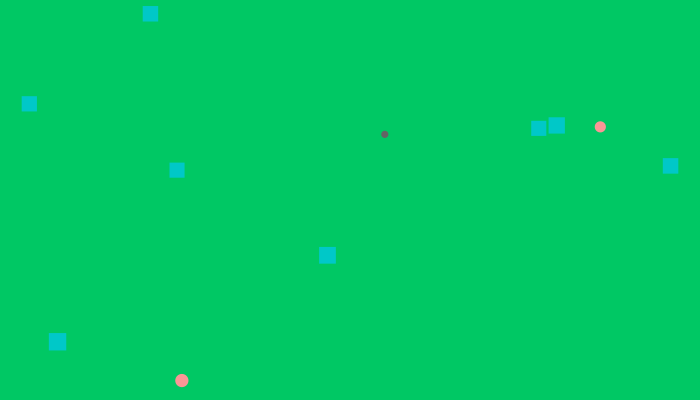
Frame 1 (no input)
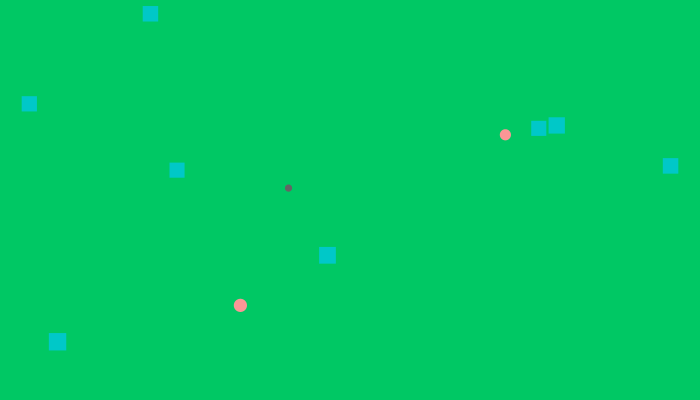
Frame 60 (the mouse pressed at the canvas centre just before this capture)
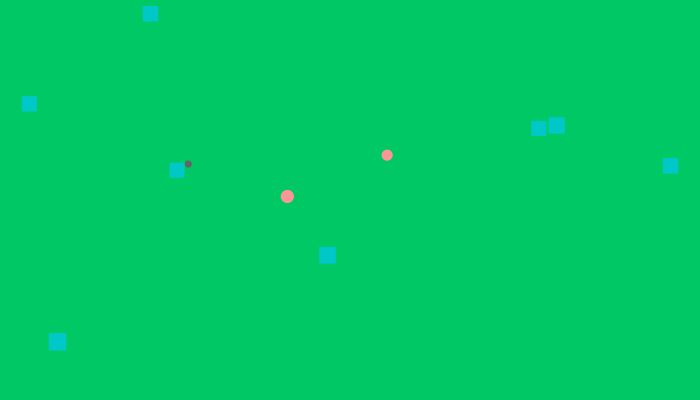
Frame 120 (the mouse held since frame 60 and released just before this capture)

The Processing sketch that drew these frames (run headless with seeded random() and noise(); from frame 60 on, the mouse is pressed at the canvas centre):

// Processing sketch: sketch_02_Foxes_Rabbits
// ── sketch_02_Foxes_Rabbits.pde
Animal[] foxes;
Animal[] rabbits;
Animal[] carrots;

PVector attraction;
PVector repoltion;

void setup(){
  size(700,400);
  background(0, 200, 0);
  
  attraction = new PVector(0,0);
  repoltion = new PVector(0,0);
  
  foxes = new Animal [2];
  rabbits = new Animal[1];
  carrots = new Animal[8];
  
  //Initialize
  for(int i=0; i<foxes.length; i++){
    foxes[i] = new Animal(random(10,15), "Fox");
  }
  for(int i=0; i<rabbits.length; i++){
    rabbits[i] = new Animal(random(5,10), "Rabbit");
  } 
  for(int i=0; i<carrots.length; i++){
    carrots[i] = new Animal(random(15,20), "Carrot");
  }
  
  
  // set prey and predators
  for(Animal f : foxes){
     for(Animal r : rabbits){  
       f.food.add(r);
       r.predator.add(f);
       for(Animal c : carrots){
         r.food.add(c);
         c.predator.add(r);
       }
     }
  }
  
  
}

void draw(){
  background(0, 200,100);
  
  for( Animal f : foxes){
    animalAttraction(f);
  }
  
  for( Animal r : rabbits){
   animalAttraction(r);
  }
  
  for( Animal c : carrots){
   animalAttraction(c);
  }
  
  
  
  for(Animal f : foxes){
    f.update();
    f.display();
  }
  
  for(Animal r : rabbits){
    r.update();
    r.display();
  }
  
  for(Animal c : carrots){
    c.display();
  }
}

void animalAttraction(Animal a){
    for(int i=0; i < a.food.size(); i++){
      attraction = a.attraction(a.food.get(i));
      a.applyForce(attraction);
  }
  
   for(int i=0; i < a.predator.size(); i++){
      repoltion = a.repoltion(a.predator.get(i));
      a.applyForce(repoltion);
    }
}
// ── Animal.pde
class Animal{
  
  PVector loc;
  PVector vel;
  PVector accel;
  
  float mass;
  String spicie;
  
   ArrayList<Animal>  food;
   ArrayList<Animal>  predator;
  
  Animal(float mass_, String spicie_){
    
    loc = new PVector(random(width), random(height));
    vel = new PVector(0, 0);
    accel = new PVector(0, 0);
    
    mass = mass_;
    spicie = spicie_;
    
    food = new ArrayList<Animal>();
    predator = new ArrayList<Animal>();
  }
  
   void display(){
    switch(spicie){
      case "Fox" :
        fill(250, 150, 150);
        noStroke();
        ellipse(loc.x, loc.y, mass,mass);
        break;
      case "Rabbit" :
        fill(100);
        noStroke();
        ellipse(loc.x, loc.y, mass,mass);
        break;
        case "Carrot" :
        fill(0,200, 200);
        noStroke();
        rect(loc.x, loc.y, mass,mass);
        break;
    }
    
  }
  
   void update(){
    loc.add(vel);
    vel.add(accel);
    vel.limit(2);
    loc.x= constrain(loc.x, 0, width);
    loc.y= constrain(loc.y, 0, height);
  }
  
    void checkEdges(){
    float c = 0.5;
    if(loc.x < 0){
      vel.x = c* Math.abs(vel.x);
    }
    if(width < loc.x){
      vel.x =-c* Math.abs(vel.x);
    } 
    if(loc.y < 0){
      vel.y = c*Math.abs(vel.y);
    }
    if(height < loc.y){
      vel.y = -c*Math.abs(vel.y);
    }
  }
  
  PVector attraction(Animal prey){
    PVector tempPrey = prey.loc.get();
    float c = 0.2;
    float distance = PVector.sub(tempPrey, loc).mag();
    distance = constrain(distance, 5, 25);
    PVector r = PVector.sub(tempPrey, loc).normalize();
    return r.mult(c*mass*prey.mass*c).div(distance);
  }
    
    PVector repoltion(Animal prey){
      PVector tempPrey = prey.loc.get();
      float c = 0.2;
      float distance = PVector.sub(tempPrey, loc).mag();
      distance = constrain(distance, 5, 25);
      PVector r = PVector.sub(tempPrey, loc).normalize();
    return r.mult(-1*c*mass*prey.mass*c).div(distance*distance);
  }
    
    
  
    void applyForce(PVector force){
      accel.add(PVector.div(force,mass));
    }
  
    void ignoreForce(PVector force){
      accel.sub(PVector.div(force,mass));
    }
    
} // ens off class
